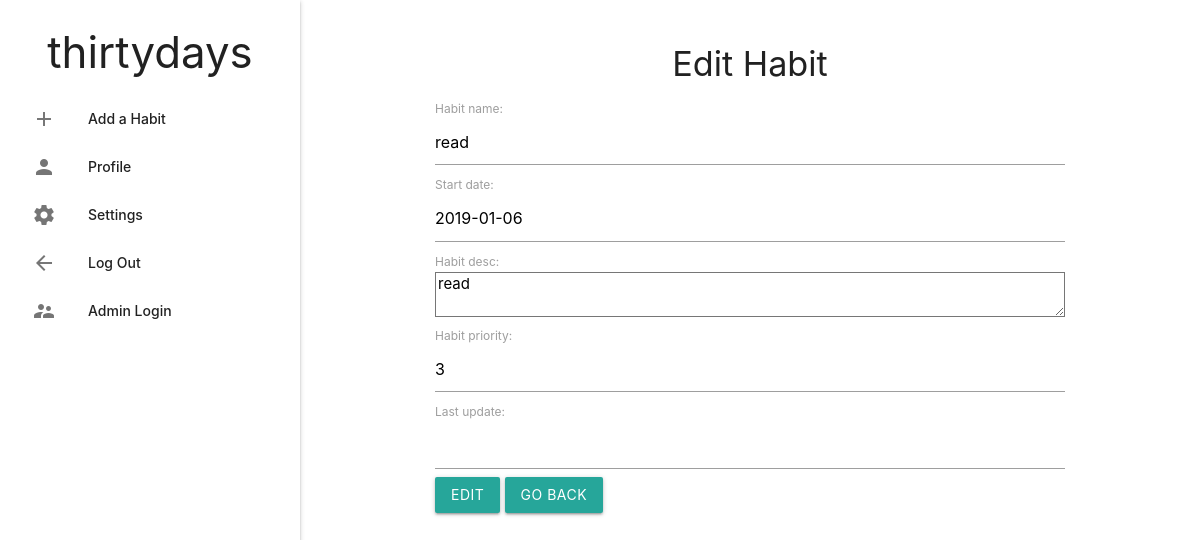
The app's page /editform/4/ (signed in) with its own data.
### task/models.py (models this page shows, shortened)
class Habit(models.Model):
    HIGH = 1
    MEDIUM = 2
    LOW = 3
    PRIORITY_CHOICES = (
        (HIGH, 'High'),
        (MEDIUM, 'Medium'),
        (LOW, 'Low'),
    )
    user = models.ForeignKey(User, on_delete=models.CASCADE)
    habit_name = models.CharField(max_length=200)
    start_date = models.DateField()
    day_counter = models.IntegerField(default = 0)
    habit_desc = models.TextField()
    habit_priority = models.IntegerField()
    completed = models.BooleanField(default = False)
    active = models.BooleanField(default = True)
    last_update = models.DateField(null=True)

### task/views.py (the view)
# urls.py: path('editform/<int:id>/', views.editHabit, name = 'edit_habit'),
def editHabit(request, id):
    current_user = request.user
    if not current_user.is_authenticated:
        return redirect('login')
    habit = get_object_or_404(Habit, pk = id)
    form = AddForm(request.POST or None, instance=habit)
    print(habit.habit_name)
    if form.is_valid():
        form.save()
        habit.initializeHabit()
        return HttpResponseRedirect('/task/')
    return render(request, 'task/editHabit.html', {'form': form, 'id':habit.id})

### task/models.py
class AddForm(ModelForm):
    class Meta:
        model = Habit
        exclude = ('day_counter', 'completed', 'active', 'user')

### task/templates/task/editHabit.html (shortened to what this page needs)
{% extends 'task/layout.html' %}
{% block content %}
<h4 class="center-align"> Edit Habit </h4>
<div class="container">
<form action="/editform/{{id}}/" method="post">
  {{ form }}
  <a href="\task"><input class = "btn" type="submit" value="Edit"></a>
  <a href="\task" class="btn">Go Back</a>
</form>
</div>
{% endblock %}

### records on screen
Habit: habit_name "read", start_date "2019-01-06", habit_desc "read", habit_priority "3"
